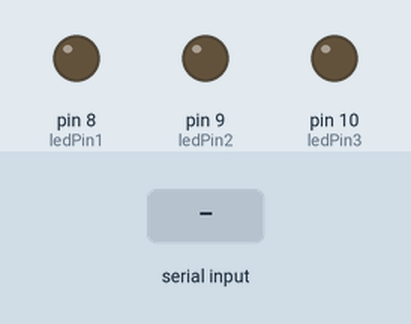
This sketch was run on a simulated Arduino Uno, built with avr-gcc and run on an emulated ATmega328P. Parts: output pins drawn as LEDs (lit = HIGH). The inputs (shaded band) are chosen by the test bench.

Above: at 1.2 s.
1.3 s: "1" received over Serial
At 1.9 s:
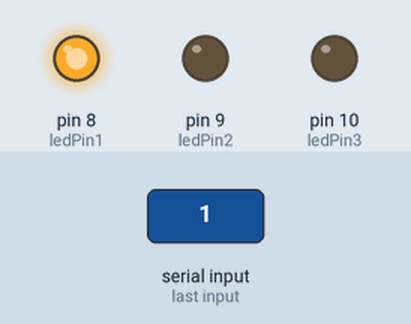
2.8 s: "2" received over Serial
At 3.1 s:
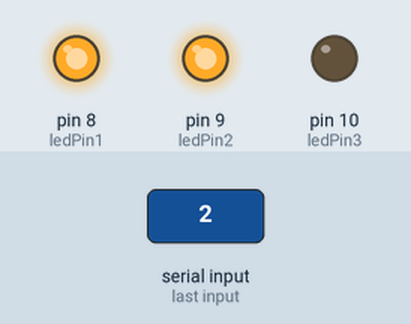
4.3 s: "3" received over Serial
At 5.4 s:
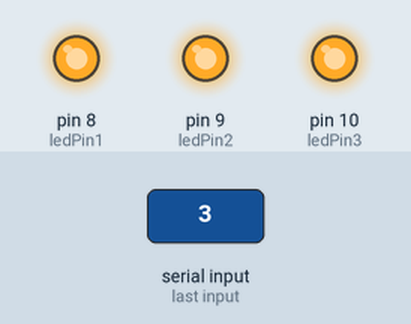
5.8 s: "0" received over Serial
At 6.6 s:
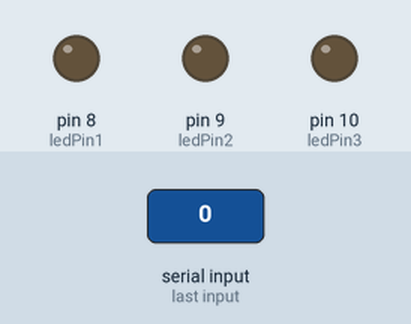
Timing chart, 0 to 8.3 s (numbered marks = the images above; inputs shaded):
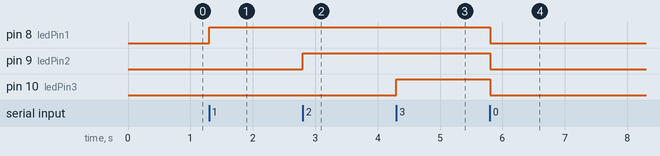

Measured:
- after the input at 1.3 s, pin 8 (ledPin1): LOW → HIGH at once
- after the input at 2.8 s, pin 9 (ledPin2): LOW → HIGH at once
- after the input at 4.3 s, pin 10 (ledPin3): LOW → HIGH at once
- after the input at 5.8 s, pin 8 (ledPin1), pin 9 (ledPin2), pin 10 (ledPin3): HIGH → LOW at once

The sketch:

1_receiver.ino
```cpp
const int ledPin1 = 8;
const int ledPin2 = 9;
const int ledPin3 = 10;

void setup()
{
  pinMode(ledPin1, OUTPUT);
  pinMode(ledPin2, OUTPUT);
  pinMode(ledPin3, OUTPUT);
  Serial.begin(9600);
}

void loop()
{
  // Receive Data
  if (Serial.available() > 0) {
    char receivedChar = Serial.read();

    if (receivedChar == '1')
    {
      digitalWrite(ledPin1, HIGH);
      digitalWrite(ledPin2, LOW);
      digitalWrite(ledPin3, LOW);
    }

    if (receivedChar == '2')
    {
      digitalWrite(ledPin1, HIGH);
      digitalWrite(ledPin2, HIGH);
      digitalWrite(ledPin3, LOW);
    }

    if (receivedChar == '3')
    {
      digitalWrite(ledPin1, HIGH);
      digitalWrite(ledPin2, HIGH);
      digitalWrite(ledPin3, HIGH);
    }

    if (receivedChar == '0')
    {
      digitalWrite(ledPin1, LOW);
      digitalWrite(ledPin2, LOW);
      digitalWrite(ledPin3, LOW);
    }
    delay(20);
  }
}
```
